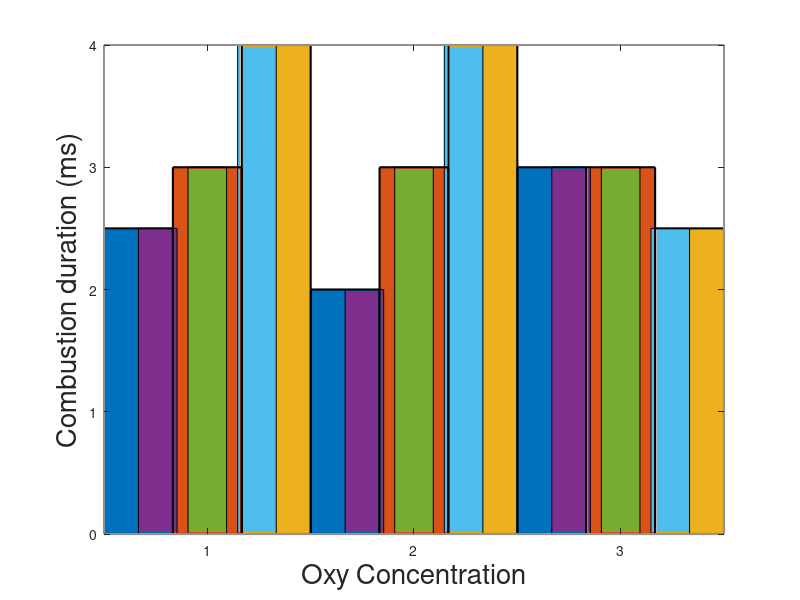

MATLAB code for this plot: (Note: this script raises an error after producing the figure.)
close all;fig2 = figure;Oxy21 = [2.5 3 4];Oxy16 = [2 3 4];Oxy11 = [3 3 2.5];y = [Oxy21; Oxy16; Oxy11];%err = 0.3*y;%y = [Oxy21 Oxy16 Oxy11];%x = categorical({'Oxy21%','Oxy16%','Oxy11%'});%x = reordercats(x,{'Oxy21%','Oxy16%','Oxy11%'});%ylim([0 5]);%bp = bar(x,y,'BarWidth',1); %Acceptable range [0 1] bp = bar(y,'BarWidth',1,'LineWidth',1.5); %Acceptable range [0 1] hold on%title('What is my name?','FontSize',20,'Position',[2 4.7])xlabel('Oxy Concentration','FontSize',20);ylabel('Combustion duration (ms)','FontSize',20);%{hp = bar(y);cm = colororder; % or replace with the desired colormaphatchfill2(hp(1),'single','HatchAngle',0,'hatchcolor',cm(1,:));hatchfill2(hp(2),'cross','HatchAngle',45,'hatchcolor',cm(2,:));hatchfill2(hp(3),'single','HatchAngle',45,'hatchcolor',cm(3,:));for i = 1:numel(hp)    hp(i).FaceColor = 'none';end%}cm = colororder; % or replace with the desired colormapA = hatchfill2(bp(1),'single','HatchAngle',0,'hatchcolor',[1 0 0],'HatchLineWidth',1.5);B = hatchfill2(bp(2),'cross','HatchAngle',45,'hatchcolor',[0 1 0],'HatchLineWidth',1.5);C = hatchfill2(bp(3),'single','HatchAngle',45,'hatchcolor',[0 0 1],'HatchLineWidth',1.5);for i = 1:numel(bp)    bp(i).FaceColor = 'none';endhold on%bp(1).FaceColor = 'r';%bp(2).FaceColor = 'g';%bp(3).FaceColor = 'b';legend([A B C],{'A' 'B' 'C'},'FontSize',20);%set(gca,'YTick',0:1:4,'YTickLabel',0:1:5)set(gca,'YLim',[0 5]);set(gca,'YTick',0:1:5);set(gca, 'XTickLabel', {'Oxy21%','Oxy16%','Oxy11%'});ax = gca;ax.XAxis.FontSize = 18; %Xtick fontsize %https://www.mathworks.com/matlabcentral/answers/511665-fontsize-and-properties-of-xticklabels-using-figure-handlesax.YAxis.FontSize = 18; %Ytick fontsize%text(,num2str(y(:,1)),'HorizontalAlignment','center','VerticalAlignment','bottom');%errhigh = 0.1*y;%errlow  = (-0.1)*y;%er = errorbar(x,y,errlow,errhigh);   set(gca,'fontname','Carial','FontSize',20); % Set it to timesset(gca,'LineWidth',1.5);set(gca,'fontweight','bold');grid onhold on%%%{y = [10,20,30,15];a = bar(y);labels = {'A', 'B', 'C', 'D'};xt = get(gca, 'XTick');text(xt, y, labels, 'HorizontalAlignment','center', 'VerticalAlignment','bottom')%}%%